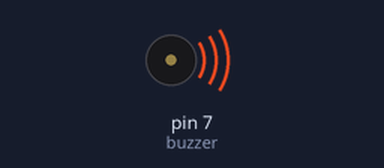
A sketch run on a simulated Arduino Uno, built with avr-gcc and run on an emulated ATmega328P. On the bench: buzzer (waves = sounding).

Above: at 0.2 s.
Timing chart, 0 to 3.0 s (numbered marks = the images above):
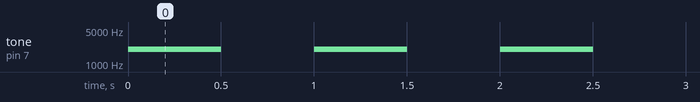

Measured:
- by itself, tone on pin 7 (buzzer): alternates 2000 Hz for 0.50 s and silent for 0.50 s

The sketch:

nano_buzzer.ino
```cpp
const int buzzer = 7; //buzzer to arduino pin 9


void setup(){

  pinMode(buzzer, OUTPUT); // Set buzzer - pin 9 as an output

}

void loop(){

  tone(buzzer, 2000, 500);
  delay(1000);       // ...for 1sec

}
```
